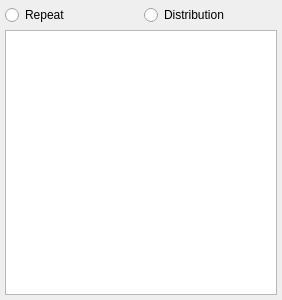
<?xml version="1.0" encoding="UTF-8"?>
<ui version="4.0">
 <class>DrugsWidget::Internal::DailySchemeViewer</class>
 <widget class="QWidget" name="DrugsWidget::Internal::DailySchemeViewer">
  <property name="geometry">
   <rect>
    <x>0</x>
    <y>0</y>
    <width>282</width>
    <height>300</height>
   </rect>
  </property>
  <property name="windowTitle">
   <string>Form</string>
  </property>
  <layout class="QGridLayout" name="gridLayout">
   <property name="margin">
    <number>5</number>
   </property>
   <property name="spacing">
    <number>5</number>
   </property>
   <item row="0" column="0">
    <widget class="QRadioButton" name="repeatRadio">
     <property name="text">
      <string>Repeat</string>
     </property>
    </widget>
   </item>
   <item row="0" column="1">
    <widget class="QRadioButton" name="distribRadio">
     <property name="text">
      <string>Distribution</string>
     </property>
    </widget>
   </item>
   <item row="1" column="0" colspan="2">
    <widget class="QTableView" name="dailyTableView">
     <property name="editTriggers">
      <set>QAbstractItemView::AllEditTriggers</set>
     </property>
     <property name="alternatingRowColors">
      <bool>true</bool>
     </property>
     <attribute name="horizontalHeaderVisible">
      <bool>false</bool>
     </attribute>
     <attribute name="horizontalHeaderStretchLastSection">
      <bool>true</bool>
     </attribute>
     <attribute name="verticalHeaderVisible">
      <bool>false</bool>
     </attribute>
     <attribute name="verticalHeaderVisible">
      <bool>false</bool>
     </attribute>
     <attribute name="horizontalHeaderStretchLastSection">
      <bool>true</bool>
     </attribute>
     <attribute name="horizontalHeaderVisible">
      <bool>false</bool>
     </attribute>
    </widget>
   </item>
  </layout>
 </widget>
 <resources/>
 <connections/>
</ui>
